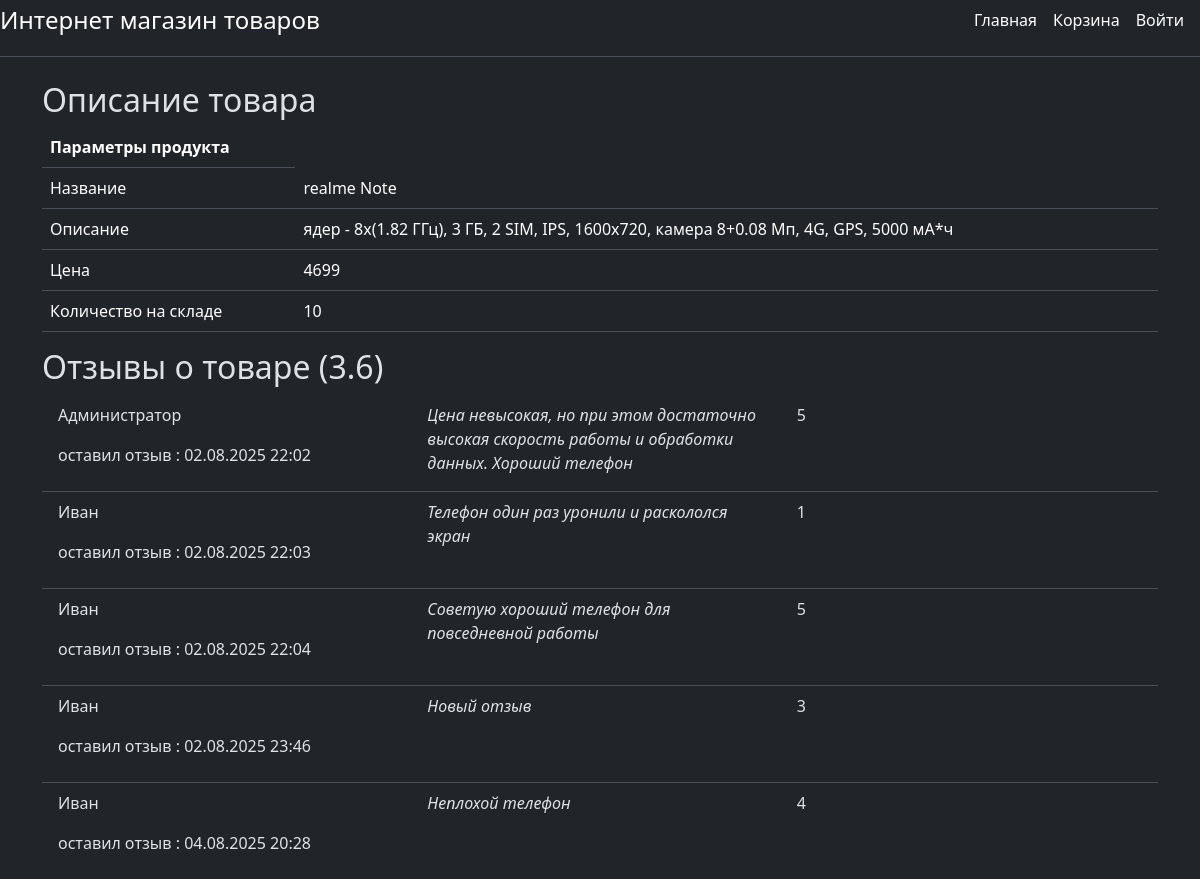
Page /product/1 on the committed database.
### models.py (models this page shows, shortened)
class Product(db.Model):
    __tablename__ = 'products'
    id = Column(Integer, primary_key=True)
    name = Column(String(80), unique=False)
    desc = Column(Text, nullable=False)
    avg_rate = Column(Double, default=0.0)
    price = Column(Integer, nullable=False)
    stock = Column(Integer, nullable=False)
    id_category = Column(Integer, ForeignKey('categories.id'))
    reviews = relationship('Review', back_populates='product')

class Review(db.Model):
    __tablename__ = 'reviews'
    id = Column(Integer, primary_key=True)
    text = Column(Text, nullable=False)
    rate = Column(Integer, CheckConstraint('rate >= 0 AND rate <= 5'), nullable=False)
    created_at = Column(DateTime(), default=datetime.now)
    updated_at = Column(DateTime(), default=datetime.now, onupdate=datetime.now)
    id_user = Column(Integer, ForeignKey('users.id'))
    id_product = Column(Integer, ForeignKey('products.id'))
    user = relationship('User', back_populates='reviews')
    product = relationship('Product', back_populates='reviews')

class User(UserMixin, db.Model):
    __tablename__ = 'users'
    id = Column(Integer, primary_key=True)
    name = Column(String(255))
    email = Column(String(50), unique=True, nullable=False)
    password_hash = Column(String(128), nullable=False)
    is_admin = Column(Boolean, default=False)
    reviews = relationship('Review', back_populates="user")
    orders = relationship('Order', back_populates="user")

### app.py (the view, shortened to what this page needs)
@app.route('/product/<product_id>', methods=['GET', 'POST'])
def product(product_id):
    prod = db.session.get(Product, product_id)
    len(prod.reviews)
    reviews = db.session.query(Review).options(joinedload(Review.user)).filter(Review.id_product == product_id).all()
    return render_template('product.html', product=prod, reviews=reviews)

### templates/product.html (shortened to what this page needs)
{% extends 'base.html' %}
{% block content %}
    <div class="container">
        <h2>Описание товара</h2>
        <div class="card-body">
            <table class="table table-hover">
                <thead>
                    <tr>
                        <th scope=col"">Параметры продукта</th>
                    </tr>
                </thead>
                <tbody>
                    <tr>
                        <td>Название</td>
                        <td>{{ product.name }}</td>
                    </tr>
                    <tr>
                        <td>Описание</td>
                        <td>{{ product.desc }}</td>
                    </tr>
                    <tr>
                        <td>Цена</td>
                        <td>{{ product.price }}</td>
                    </tr>
                    <tr>
                        <td>Количество на складе</td>
                        <td>{{ product.stock }}</td>
                    </tr>
                </tbody>
            </table>
        </div>
        <h2>Отзывы о товаре ({{ product.avg_rate | round(1, 'floor') }})</h2>
        <ul class="list-group list-group-flush">
            {% for review in reviews %}
            <li class="list-group-item">
                <div class="row">
                    <div class="col">
                        <p>
                        {{ review.user.name }} <p>оставил отзыв : {{ review.updated_at.strftime('%d.%m.%Y %H:%M') }}</p>
                        </p>
                    </div>
                    <div class="col"> <cite>{{ review.text }}</cite></div>
                    <div class="col"> {{ review.rate }} </div>
                </div>
            </li>
            {% endfor %}
        </ul>
    </div>
{% endblock %}

### static/sidebars.css (style rules this page uses)
body { min-height: 100vh; min-height: -webkit-fill-available; }
html { height: -webkit-fill-available; }

### rows in the picture
Product: name "realme Note", desc "ядер - 8x(1.82 ГГц), 3 ГБ, 2 SIM, IPS, 1600x720, камера 8+0.08 Мп, 4G, GPS, 5000 мА*ч", price "4699", stock "10", avg_rate "3.6"
Review: user.name "Администратор", updated_at "02.08.2025 22:02", text "Цена невысокая, но при этом достаточно высокая скорость работы и обработки данных. Хороший телефон", rate "5"
Review: user.name "Иван", updated_at "02.08.2025 22:03", text "Телефон один раз уронили и раскололся экран", rate "1"
Review: user.name "Иван", updated_at "02.08.2025 22:04", text "Советую хороший телефон для повседневной работы", rate "5"
Review: user.name "Иван", updated_at "02.08.2025 23:46", text "Новый отзыв", rate "3"
Review: user.name "Иван", updated_at "04.08.2025 20:28", text "Неплохой телефон", rate "4"
